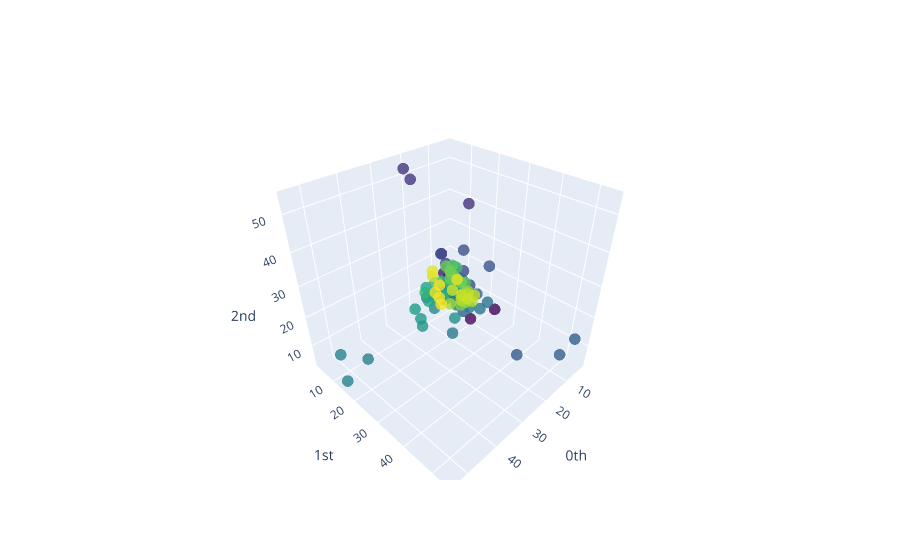

Notebook code cell kept with this figure:
### Code cell
plot_point_cloud(y_periodic_embedded)

### Figure 1 — Plotly figure (JSON) as saved in the notebook; plotly's stock layout.template omitted (floating-point values rounded to 4 significant figures)
{"data": [{"marker": {"color": [0, 1, 2, 3, 4, 5, 6, 7, 8, 9, 10, 11, 12, 13, 14, 15, 16, 17, 18, 19, 20, 21, 22, 23, 24, 25, 26, 27, 28, 29, 30, 31, 32, 33, 34, 35, 36, 37, 38, 39, 40, 41, 42, 43, 44, 45, 46, 47, 48, 49, 50, 51, 52, 53, 54, 55, 56, 57, 58, 59, 60, 61, 62, 63, 64, 65, 66, 67, 68, 69, 70, 71, 72, 73, 74, 75, 76, 77, 78, 79, 80, 81, 82, 83, 84, 85, 86, 87, 88, 89, 90, 91, 92, 93, 94, 95, 96, 97, 98, 99, 100, 101, 102, 103, 104], "colorscale": [[0, "#440154"], [0.1111, "#482878"], [0.2222, "#3e4989"], [0.3333, "#31688e"], [0.4444, "#26828e"], [0.5556, "#1f9e89"], [0.6667, "#35b779"], [0.7778, "#6ece58"], [0.8889, "#b5de2b"], [1, "#fde725"]], "opacity": 0.8, "size": 4}, "mode": "markers", "type": "scatter3d", "x": [13, 4, 12, 4, 6, 9, 8, 7, 7, 7, 7, 5, 7, 12, 8, 13, 24, 21, 7, 8, 7, 4, 4, 6, 4, 13, 4, 3, 8, 4, 20, 7, 6, 9, 6, 5, 8, 7, 12, 13, 9, 10, 20, 9, 6, 45, 54, 50, 15, 18, 9, 11, 7, 17, 11, 25, 23, 21, 12, 15, 12, 15, 6, 4, 11, 12, 5, 7, 19, 9, 13, 10, 5, 5, 4, 5, 5, 6, 7, 8, 9, 8, 9, 8, 9, 6, 6, 6, 8, 11, 6, 6, 8, 7, 6, 9, 8, 14, 13, 12, 13, 12, 13, 16, 11], "y": [13, 24, 21, 7, 8, 7, 4, 4, 6, 4, 13, 4, 3, 8, 4, 20, 7, 6, 9, 6, 5, 8, 7, 12, 13, 9, 10, 20, 9, 6, 45, 54, 50, 15, 18, 9, 11, 7, 17, 11, 25, 23, 21, 12, 15, 12, 15, 6, 4, 11, 12, 5, 7, 19, 9, 13, 10, 5, 5, 4, 5, 5, 6, 7, 8, 9, 8, 9, 8, 9, 6, 6, 6, 8, 11, 6, 6, 8, 7, 6, 9, 8, 14, 13, 12, 13, 12, 13, 16, 11, 12, 16, 13, 15, 17, 14, 16, 15, 5, 15, 5, 5, 8, 12, 6], "z": [20, 7, 6, 9, 6, 5, 8, 7, 12, 13, 9, 10, 20, 9, 6, 45, 54, 50, 15, 18, 9, 11, 7, 17, 11, 25, 23, 21, 12, 15, 12, 15, 6, 4, 11, 12, 5, 7, 19, 9, 13, 10, 5, 5, 4, 5, 5, 6, 7, 8, 9, 8, 9, 8, 9, 6, 6, 6, 8, 11, 6, 6, 8, 7, 6, 9, 8, 14, 13, 12, 13, 12, 13, 16, 11, 12, 16, 13, 15, 17, 14, 16, 15, 5, 15, 5, 5, 8, 12, 6, 8, 7, 7, 10, 10, 10, 9, 15, 15, 18, 17, 8, 8, 9, 11]}], "layout": {"scene": {"xaxis": {"exponentformat": "e", "showexponent": "all", "title": {"text": "0th"}, "type": "linear"}, "yaxis": {"exponentformat": "e", "showexponent": "all", "title": {"text": "1st"}, "type": "linear"}, "zaxis": {"exponentformat": "e", "showexponent": "all", "title": {"text": "2nd"}, "type": "linear"}}}}
